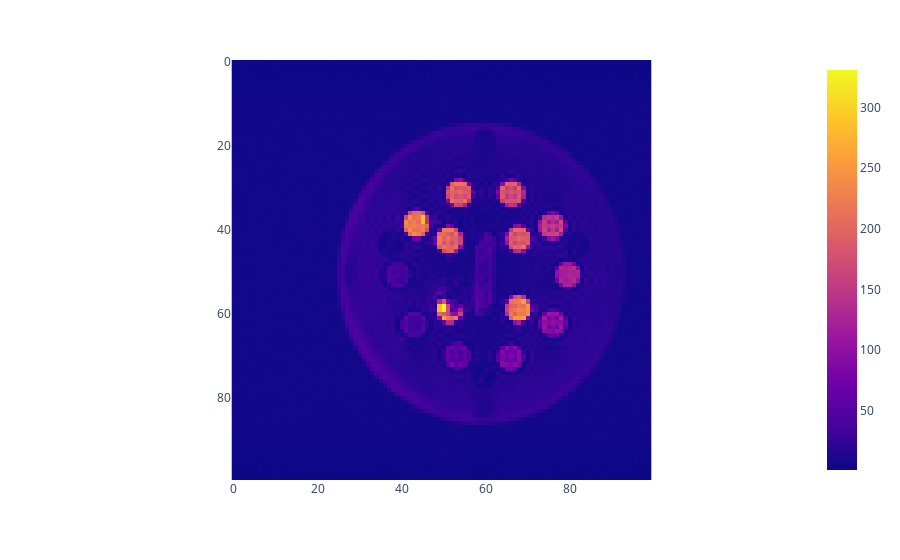

Notebook code for this chart:
### Code cell
import plotly.express as px

px.imshow(chord1.get_fdata())

### Figure 1 — Plotly figure (JSON) as saved in the notebook; plotly's stock layout.template omitted (floating-point values rounded to 4 significant figures; data arrays with more than 128 entries replaced by an {"elided": "..."} marker saying what was removed)
{"data": [{"coloraxis": "coloraxis", "hovertemplate": "x: %{x}<br>y: %{y}<br>color: %{z}<extra></extra>", "type": "heatmap", "z": {"elided": "100x100 float values"}}], "layout": {"coloraxis": {"colorscale": [[0, "#0d0887"], [0.1111, "#46039f"], [0.2222, "#7201a8"], [0.3333, "#9c179e"], [0.4444, "#bd3786"], [0.5556, "#d8576b"], [0.6667, "#ed7953"], [0.7778, "#fb9f3a"], [0.8889, "#fdca26"], [1, "#f0f921"]]}, "margin": {"t": 60}, "xaxis": {"constrain": "domain", "scaleanchor": "y"}, "yaxis": {"autorange": "reversed", "constrain": "domain"}}}
